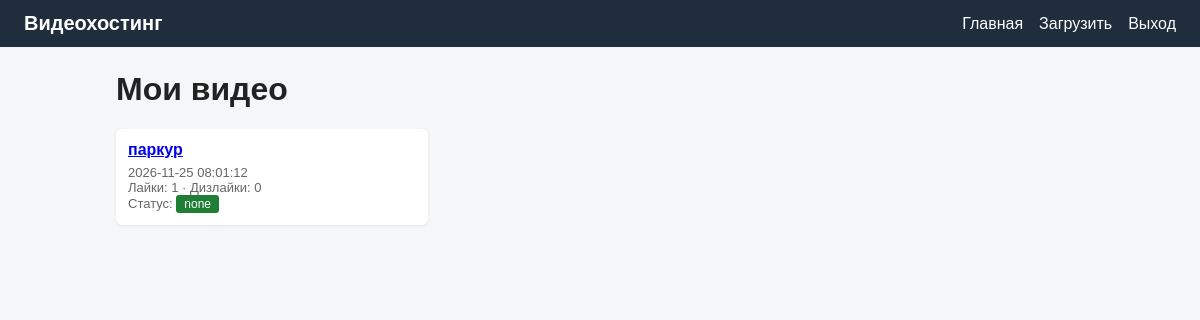
Page /my_videos.php (signed in) on the committed database.
### tables this page shows
CREATE TABLE videos (
    id INTEGER PRIMARY KEY AUTOINCREMENT,
    user_id INTEGER NOT NULL,
    category_id INTEGER,
    title TEXT NOT NULL,
    description TEXT,
    file_path TEXT NOT NULL,
    restriction TEXT NOT NULL DEFAULT 'none',
    created_at TEXT DEFAULT CURRENT_TIMESTAMP,
    FOREIGN KEY(user_id) REFERENCES users(id),
    FOREIGN KEY(category_id) REFERENCES categories(id)
);

### db.php (called while the page is built, shortened)
<?php
function e($s) {
    return htmlspecialchars($s ?? '', ENT_QUOTES, 'UTF-8');
}

### my_videos.php (the view, shortened to what this page needs)
<?php require 'db.php';
$user = current_user();
$stmt = $db->prepare("
    SELECT v.*,
           (SELECT COUNT(*) FROM likes l WHERE l.video_id = v.id AND l.is_like = 1) AS likes_count,
           (SELECT COUNT(*) FROM likes l WHERE l.video_id = v.id AND l.is_like = 0) AS dislikes_count
    FROM videos v
    WHERE v.user_id = ?
    ORDER BY (likes_count + dislikes_count) DESC, v.created_at DESC
");
$stmt->execute([$user['id']]);
$videos = $stmt->fetchAll();
?>
<!DOCTYPE html>
<html lang="ru">
<head><meta charset="utf-8"><title>Мои видео</title><link rel="stylesheet" href="style.css"></head>
<body>
<header><div class="logo">Видеохостинг</div><nav><a href="index.php">Главная</a><a href="upload.php">Загрузить</a><a href="logout.php">Выход</a></nav></header>
<div class="container">
    <h1>Мои видео</h1>
    <?php if (!$videos): ?>
        <p>Вы ещё не загрузили ни одного видео.</p>
    <?php else: ?>
        <div class="video-grid">
        <?php foreach ($videos as $v): ?>
            <div class="video-item">
                <h3><a href="video.php?id=<?= $v['id'] ?>"><?= e($v['title']) ?></a></h3>
                <div class="meta"><?= e($v['created_at']) ?></div>
                <div class="meta">Лайки: <?= $v['likes_count'] ?> · Дизлайки: <?= $v['dislikes_count'] ?></div>
                <div class="meta">Статус: <span class="status status-<?= e($v['restriction']) ?>"><?= e($v['restriction']) ?></span></div>
            </div>
        <?php endforeach; ?>
        </div>
    <?php endif; ?>
</div>
</body>
</html>

### style.css (style rules this page uses)
* { box-sizing: border-box; }
body { margin: 0; font-family: Arial, Helvetica, sans-serif; background: #f4f6f8; color: #222; }
header { background: #1f2d3d; color: #fff; padding: 12px 24px; display: flex; align-items: center; justify-content: space-between; flex-wrap: wrap; }
header a { color: #fff; text-decoration: none; margin-left: 16px; }
.logo { font-weight: bold; font-size: 20px; }
.container { max-width: 1000px; margin: 24px auto; padding: 0 16px; }
h1, h2 { margin-top: 0; }
.video-grid { display: grid; grid-template-columns: repeat(auto-fill, minmax(260px, 1fr)); gap: 16px; }
.video-item { background: #fff; border-radius: 6px; padding: 12px; box-shadow: 0 1px 3px rgba(0,0,0,0.08); }
.video-item h3 { margin: 0 0 6px 0; font-size: 16px; }
.meta { color: #666; font-size: 13px; }
.status { display: inline-block; padding: 2px 8px; border-radius: 3px; font-size: 12px; color: #fff; }
.status-none { background: #1e7e34; }

### rows in the picture
videos: title "паркур", created_at "2026-11-25 08:01:12", likes_count "1", dislikes_count "0", restriction "none"
